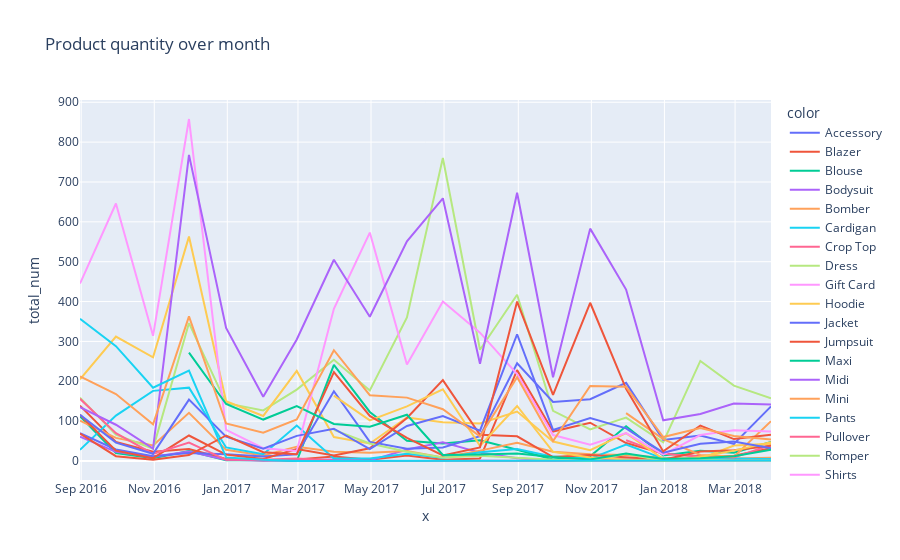

Notebook source saved alongside this figure:
### Code cell
#quantity analysis
fig_1=px.line(x=cls,y='total_num',data_frame=grouped_M,color=lst,title='Product quantity over month')
fig_1.show()

### Figure 1 — Plotly figure (JSON) as saved in the notebook; plotly's stock layout.template omitted (floating-point values rounded to 4 significant figures)
{"data": [{"hoverlabel": {"namelength": 0}, "hovertemplate": "color=Accessory<br>x=%{x}<br>total_num=%{y}", "legendgroup": "Accessory", "line": {"color": "#636efa", "dash": "solid"}, "mode": "lines", "name": "Accessory", "showlegend": true, "type": "scatter", "x": ["2018-03-31T00:00:00"], "xaxis": "x", "y": [6], "yaxis": "y"}, {"hoverlabel": {"namelength": 0}, "hovertemplate": "color=Blazer<br>x=%{x}<br>total_num=%{y}", "legendgroup": "Blazer", "line": {"color": "#EF553B", "dash": "solid"}, "mode": "lines", "name": "Blazer", "showlegend": true, "type": "scatter", "x": ["2016-08-31T00:00:00", "2016-09-30T00:00:00", "2016-10-31T00:00:00", "2016-11-30T00:00:00", "2016-12-31T00:00:00", "2017-01-31T00:00:00", "2017-02-28T00:00:00", "2017-03-31T00:00:00", "2017-04-30T00:00:00", "2017-05-31T00:00:00", "2017-06-30T00:00:00", "2017-07-31T00:00:00", "2017-08-31T00:00:00", "2017-09-30T00:00:00", "2017-10-31T00:00:00", "2017-11-30T00:00:00", "2017-12-31T00:00:00", "2018-01-31T00:00:00", "2018-02-28T00:00:00", "2018-03-31T00:00:00"], "xaxis": "x", "y": [139, 48, 23, 30, 5, 1, 4, 11, 3, 14, 3, 6, 228, 74, 96, 45, 19, 12, 13, 32], "yaxis": "y"}, {"hoverlabel": {"namelength": 0}, "hovertemplate": "color=Blouse<br>x=%{x}<br>total_num=%{y}", "legendgroup": "Blouse", "line": {"color": "#00cc96", "dash": "solid"}, "mode": "lines", "name": "Blouse", "showlegend": true, "type": "scatter", "x": ["2016-08-31T00:00:00", "2016-09-30T00:00:00", "2016-10-31T00:00:00", "2016-11-30T00:00:00", "2016-12-31T00:00:00", "2017-01-31T00:00:00", "2017-02-28T00:00:00", "2017-03-31T00:00:00", "2017-04-30T00:00:00", "2017-05-31T00:00:00", "2017-06-30T00:00:00", "2017-07-31T00:00:00", "2017-08-31T00:00:00", "2017-09-30T00:00:00", "2017-10-31T00:00:00", "2017-11-30T00:00:00", "2017-12-31T00:00:00", "2018-01-31T00:00:00", "2018-02-28T00:00:00", "2018-03-31T00:00:00"], "xaxis": "x", "y": [112, 20, 7, 25, 2, 2, 0, 241, 123, 51, 44, 52, 28, 4, 12, 87, 14, 26, 21, 48], "yaxis": "y"}, {"hoverlabel": {"namelength": 0}, "hovertemplate": "color=Bodysuit<br>x=%{x}<br>total_num=%{y}", "legendgroup": "Bodysuit", "line": {"color": "#ab63fa", "dash": "solid"}, "mode": "lines", "name": "Bodysuit", "showlegend": true, "type": "scatter", "x": ["2016-08-31T00:00:00", "2016-09-30T00:00:00", "2016-10-31T00:00:00", "2016-11-30T00:00:00", "2016-12-31T00:00:00", "2017-01-31T00:00:00", "2017-02-28T00:00:00", "2017-03-31T00:00:00", "2017-04-30T00:00:00", "2017-05-31T00:00:00", "2017-06-30T00:00:00", "2017-07-31T00:00:00", "2017-08-31T00:00:00", "2017-09-30T00:00:00", "2017-10-31T00:00:00", "2017-11-30T00:00:00", "2017-12-31T00:00:00", "2018-01-31T00:00:00", "2018-02-28T00:00:00", "2018-03-31T00:00:00"], "xaxis": "x", "y": [61, 23, 11, 24, 3, 1, 2, 4, 1, 29, 47, 21, 7, 1, 2, 6, 1, 3, 5, 4], "yaxis": "y"}, {"hoverlabel": {"namelength": 0}, "hovertemplate": "color=Bomber<br>x=%{x}<br>total_num=%{y}", "legendgroup": "Bomber", "line": {"color": "#FFA15A", "dash": "solid"}, "mode": "lines", "name": "Bomber", "showlegend": true, "type": "scatter", "x": ["2016-08-31T00:00:00", "2016-09-30T00:00:00", "2016-10-31T00:00:00", "2016-11-30T00:00:00", "2016-12-31T00:00:00", "2017-01-31T00:00:00", "2017-02-28T00:00:00", "2017-03-31T00:00:00", "2017-04-30T00:00:00", "2017-05-31T00:00:00", "2017-06-30T00:00:00", "2017-07-31T00:00:00", "2017-08-31T00:00:00", "2017-09-30T00:00:00", "2017-10-31T00:00:00", "2017-11-30T00:00:00", "2017-12-31T00:00:00", "2018-01-31T00:00:00", "2018-02-28T00:00:00", "2018-03-31T00:00:00"], "xaxis": "x", "y": [101, 58, 39, 121, 28, 14, 36, 23, 21, 25, 9, 26, 46, 23, 17, 15, 8, 5, 6, 8], "yaxis": "y"}, {"hoverlabel": {"namelength": 0}, "hovertemplate": "color=Cardigan<br>x=%{x}<br>total_num=%{y}", "legendgroup": "Cardigan", "line": {"color": "#19d3f3", "dash": "solid"}, "mode": "lines", "name": "Cardigan", "showlegend": true, "type": "scatter", "x": ["2016-08-31T00:00:00", "2016-09-30T00:00:00", "2016-10-31T00:00:00", "2016-11-30T00:00:00", "2016-12-31T00:00:00", "2017-01-31T00:00:00", "2017-02-28T00:00:00", "2017-03-31T00:00:00", "2017-04-30T00:00:00", "2017-05-31T00:00:00", "2017-06-30T00:00:00", "2017-07-31T00:00:00", "2017-08-31T00:00:00", "2017-09-30T00:00:00", "2017-10-31T00:00:00", "2017-11-30T00:00:00", "2017-12-31T00:00:00", "2018-01-31T00:00:00", "2018-02-28T00:00:00", "2018-03-31T00:00:00"], "xaxis": "x", "y": [28, 114, 176, 184, 34, 17, 89, 6, 6, 18, 8, 22, 30, 11, 6, 41, 6, 4, 6, 5], "yaxis": "y"}, {"hoverlabel": {"namelength": 0}, "hovertemplate": "color=Crop Top<br>x=%{x}<br>total_num=%{y}", "legendgroup": "Crop Top", "line": {"color": "#FF6692", "dash": "solid"}, "mode": "lines", "name": "Crop Top", "showlegend": true, "type": "scatter", "x": ["2017-11-30T00:00:00", "2017-12-31T00:00:00", "2018-01-31T00:00:00", "2018-02-28T00:00:00", "2018-03-31T00:00:00"], "xaxis": "x", "y": [52, 18, 11, 9, 40], "yaxis": "y"}, {"hoverlabel": {"namelength": 0}, "hovertemplate": "color=Dress<br>x=%{x}<br>total_num=%{y}", "legendgroup": "Dress", "line": {"color": "#B6E880", "dash": "solid"}, "mode": "lines", "name": "Dress", "showlegend": true, "type": "scatter", "x": ["2016-08-31T00:00:00", "2016-09-30T00:00:00", "2016-10-31T00:00:00", "2016-11-30T00:00:00", "2016-12-31T00:00:00", "2017-01-31T00:00:00", "2017-02-28T00:00:00", "2017-03-31T00:00:00", "2017-04-30T00:00:00", "2017-05-31T00:00:00", "2017-06-30T00:00:00", "2017-07-31T00:00:00", "2017-08-31T00:00:00", "2017-09-30T00:00:00", "2017-10-31T00:00:00", "2017-11-30T00:00:00", "2017-12-31T00:00:00", "2018-01-31T00:00:00", "2018-02-28T00:00:00", "2018-03-31T00:00:00"], "xaxis": "x", "y": [159, 66, 31, 346, 145, 127, 179, 254, 177, 360, 760, 279, 417, 126, 79, 109, 47, 251, 189, 157], "yaxis": "y"}, {"hoverlabel": {"namelength": 0}, "hovertemplate": "color=Gift Card<br>x=%{x}<br>total_num=%{y}", "legendgroup": "Gift Card", "line": {"color": "#FF97FF", "dash": "solid"}, "mode": "lines", "name": "Gift Card", "showlegend": true, "type": "scatter", "x": ["2017-07-31T00:00:00", "2017-08-31T00:00:00", "2017-09-30T00:00:00", "2017-10-31T00:00:00"], "xaxis": "x", "y": [1, 0, 2, 3], "yaxis": "y"}, {"hoverlabel": {"namelength": 0}, "hovertemplate": "color=Hoodie<br>x=%{x}<br>total_num=%{y}", "legendgroup": "Hoodie", "line": {"color": "#FECB52", "dash": "solid"}, "mode": "lines", "name": "Hoodie", "showlegend": true, "type": "scatter", "x": ["2016-08-31T00:00:00", "2016-09-30T00:00:00", "2016-10-31T00:00:00", "2016-11-30T00:00:00", "2016-12-31T00:00:00", "2017-01-31T00:00:00", "2017-02-28T00:00:00", "2017-03-31T00:00:00", "2017-04-30T00:00:00", "2017-05-31T00:00:00", "2017-06-30T00:00:00", "2017-07-31T00:00:00", "2017-08-31T00:00:00", "2017-09-30T00:00:00", "2017-10-31T00:00:00", "2017-11-30T00:00:00", "2017-12-31T00:00:00", "2018-01-31T00:00:00", "2018-02-28T00:00:00", "2018-03-31T00:00:00"], "xaxis": "x", "y": [205, 312, 260, 563, 150, 113, 226, 60, 44, 109, 97, 94, 124, 49, 27, 70, 5, 6, 39, 43], "yaxis": "y"}, {"hoverlabel": {"namelength": 0}, "hovertemplate": "color=Jacket<br>x=%{x}<br>total_num=%{y}", "legendgroup": "Jacket", "line": {"color": "#636efa", "dash": "solid"}, "mode": "lines", "name": "Jacket", "showlegend": true, "type": "scatter", "x": ["2016-08-31T00:00:00", "2016-09-30T00:00:00", "2016-10-31T00:00:00", "2016-11-30T00:00:00", "2016-12-31T00:00:00", "2017-01-31T00:00:00", "2017-02-28T00:00:00", "2017-03-31T00:00:00", "2017-04-30T00:00:00", "2017-05-31T00:00:00", "2017-06-30T00:00:00", "2017-07-31T00:00:00", "2017-08-31T00:00:00", "2017-09-30T00:00:00", "2017-10-31T00:00:00", "2017-11-30T00:00:00", "2017-12-31T00:00:00", "2018-01-31T00:00:00", "2018-02-28T00:00:00", "2018-03-31T00:00:00"], "xaxis": "x", "y": [70, 29, 12, 20, 17, 11, 17, 175, 48, 31, 34, 62, 245, 148, 155, 196, 53, 64, 43, 137], "yaxis": "y"}, {"hoverlabel": {"namelength": 0}, "hovertemplate": "color=Jumpsuit<br>x=%{x}<br>total_num=%{y}", "legendgroup": "Jumpsuit", "line": {"color": "#EF553B", "dash": "solid"}, "mode": "lines", "name": "Jumpsuit", "showlegend": true, "type": "scatter", "x": ["2016-08-31T00:00:00", "2016-09-30T00:00:00", "2016-10-31T00:00:00", "2016-11-30T00:00:00", "2016-12-31T00:00:00", "2017-01-31T00:00:00", "2017-02-28T00:00:00", "2017-03-31T00:00:00", "2017-04-30T00:00:00", "2017-05-31T00:00:00", "2017-06-30T00:00:00", "2017-07-31T00:00:00", "2017-08-31T00:00:00", "2017-09-30T00:00:00", "2017-10-31T00:00:00", "2017-11-30T00:00:00", "2017-12-31T00:00:00", "2018-01-31T00:00:00", "2018-02-28T00:00:00", "2018-03-31T00:00:00"], "xaxis": "x", "y": [116, 26, 7, 64, 16, 5, 30, 14, 32, 108, 203, 66, 62, 10, 15, 9, 3, 24, 27, 38], "yaxis": "y"}, {"hoverlabel": {"namelength": 0}, "hovertemplate": "color=Maxi<br>x=%{x}<br>total_num=%{y}", "legendgroup": "Maxi", "line": {"color": "#00cc96", "dash": "solid"}, "mode": "lines", "name": "Maxi", "showlegend": true, "type": "scatter", "x": ["2018-03-31T00:00:00"], "xaxis": "x", "y": [65], "yaxis": "y"}, {"hoverlabel": {"namelength": 0}, "hovertemplate": "color=Midi<br>x=%{x}<br>total_num=%{y}", "legendgroup": "Midi", "line": {"color": "#ab63fa", "dash": "solid"}, "mode": "lines", "name": "Midi", "showlegend": true, "type": "scatter", "x": ["2018-03-31T00:00:00"], "xaxis": "x", "y": [15], "yaxis": "y"}, {"hoverlabel": {"namelength": 0}, "hovertemplate": "color=Mini<br>x=%{x}<br>total_num=%{y}", "legendgroup": "Mini", "line": {"color": "#FFA15A", "dash": "solid"}, "mode": "lines", "name": "Mini", "showlegend": true, "type": "scatter", "x": ["2017-11-30T00:00:00", "2017-12-31T00:00:00", "2018-01-31T00:00:00", "2018-02-28T00:00:00", "2018-03-31T00:00:00"], "xaxis": "x", "y": [120, 55, 15, 11, 100], "yaxis": "y"}, {"hoverlabel": {"namelength": 0}, "hovertemplate": "color=Pants<br>x=%{x}<br>total_num=%{y}", "legendgroup": "Pants", "line": {"color": "#19d3f3", "dash": "solid"}, "mode": "lines", "name": "Pants", "showlegend": true, "type": "scatter", "x": ["2018-03-31T00:00:00"], "xaxis": "x", "y": [26], "yaxis": "y"}, {"hoverlabel": {"namelength": 0}, "hovertemplate": "color=Pullover<br>x=%{x}<br>total_num=%{y}", "legendgroup": "Pullover", "line": {"color": "#FF6692", "dash": "solid"}, "mode": "lines", "name": "Pullover", "showlegend": true, "type": "scatter", "x": ["2016-08-31T00:00:00", "2016-09-30T00:00:00", "2016-10-31T00:00:00", "2016-11-30T00:00:00", "2016-12-31T00:00:00", "2017-01-31T00:00:00", "2017-02-28T00:00:00", "2017-03-31T00:00:00", "2017-04-30T00:00:00", "2017-05-31T00:00:00", "2017-06-30T00:00:00", "2017-07-31T00:00:00", "2017-08-31T00:00:00", "2017-09-30T00:00:00", "2017-10-31T00:00:00", "2017-11-30T00:00:00", "2017-12-31T00:00:00", "2018-01-31T00:00:00", "2018-02-28T00:00:00", "2018-03-31T00:00:00"], "xaxis": "x", "y": [156, 70, 18, 46, 3, 3, 6, 1, 0, 0, 0, 0, 0, 0, 0, 0, 0, 0, 0, 1], "yaxis": "y"}, {"hoverlabel": {"namelength": 0}, "hovertemplate": "color=Romper<br>x=%{x}<br>total_num=%{y}", "legendgroup": "Romper", "line": {"color": "#B6E880", "dash": "solid"}, "mode": "lines", "name": "Romper", "showlegend": true, "type": "scatter", "x": ["2017-03-31T00:00:00", "2017-04-30T00:00:00", "2017-05-31T00:00:00", "2017-06-30T00:00:00", "2017-07-31T00:00:00", "2017-08-31T00:00:00", "2017-09-30T00:00:00", "2017-10-31T00:00:00", "2017-11-30T00:00:00", "2017-12-31T00:00:00", "2018-01-31T00:00:00", "2018-02-28T00:00:00", "2018-03-31T00:00:00"], "xaxis": "x", "y": [78, 44, 23, 9, 13, 7, 3, 0, 18, 0, 4, 1, 1], "yaxis": "y"}, {"hoverlabel": {"namelength": 0}, "hovertemplate": "color=Shirts<br>x=%{x}<br>total_num=%{y}", "legendgroup": "Shirts", "line": {"color": "#FF97FF", "dash": "solid"}, "mode": "lines", "name": "Shirts", "showlegend": true, "type": "scatter", "x": ["2016-08-31T00:00:00", "2016-09-30T00:00:00", "2016-10-31T00:00:00", "2016-11-30T00:00:00", "2016-12-31T00:00:00", "2017-01-31T00:00:00", "2017-02-28T00:00:00", "2017-03-31T00:00:00", "2017-04-30T00:00:00", "2017-05-31T00:00:00", "2017-06-30T00:00:00", "2017-07-31T00:00:00", "2017-08-31T00:00:00", "2017-09-30T00:00:00", "2017-10-31T00:00:00", "2017-11-30T00:00:00", "2017-12-31T00:00:00", "2018-01-31T00:00:00", "2018-02-28T00:00:00", "2018-03-31T00:00:00"], "xaxis": "x", "y": [445, 646, 314, 858, 78, 32, 25, 382, 573, 242, 400, 322, 218, 65, 41, 70, 16, 65, 77, 74], "yaxis": "y"}, {"hoverlabel": {"namelength": 0}, "hovertemplate": "color=Shorts<br>x=%{x}<br>total_num=%{y}", "legendgroup": "Shorts", "line": {"color": "#FECB52", "dash": "solid"}, "mode": "lines", "name": "Shorts", "showlegend": true, "type": "scatter", "x": ["2017-03-31T00:00:00", "2017-04-30T00:00:00", "2017-05-31T00:00:00", "2017-06-30T00:00:00", "2017-07-31T00:00:00", "2017-08-31T00:00:00", "2017-09-30T00:00:00", "2017-10-31T00:00:00", "2017-11-30T00:00:00", "2017-12-31T00:00:00", "2018-01-31T00:00:00", "2018-02-28T00:00:00", "2018-03-31T00:00:00"], "xaxis": "x", "y": [164, 102, 137, 180, 38, 138, 23, 9, 4, 0, 10, 26, 47], "yaxis": "y"}, {"hoverlabel": {"namelength": 0}, "hovertemplate": "color=Skirt<br>x=%{x}<br>total_num=%{y}", "legendgroup": "Skirt", "line": {"color": "#636efa", "dash": "solid"}, "mode": "lines", "name": "Skirt", "showlegend": true, "type": "scatter", "x": ["2016-08-31T00:00:00", "2016-09-30T00:00:00", "2016-10-31T00:00:00", "2016-11-30T00:00:00", "2016-12-31T00:00:00", "2017-01-31T00:00:00", "2017-02-28T00:00:00", "2017-03-31T00:00:00", "2017-04-30T00:00:00", "2017-05-31T00:00:00", "2017-06-30T00:00:00", "2017-07-31T00:00:00", "2017-08-31T00:00:00", "2017-09-30T00:00:00", "2017-10-31T00:00:00", "2017-11-30T00:00:00", "2017-12-31T00:00:00", "2018-01-31T00:00:00", "2018-02-28T00:00:00", "2018-03-31T00:00:00"], "xaxis": "x", "y": [116, 46, 18, 154, 61, 31, 63, 81, 30, 88, 113, 76, 318, 78, 108, 82, 21, 43, 49, 32], "yaxis": "y"}, {"hoverlabel": {"namelength": 0}, "hovertemplate": "color=Sweater<br>x=%{x}<br>total_num=%{y}", "legendgroup": "Sweater", "line": {"color": "#EF553B", "dash": "solid"}, "mode": "lines", "name": "Sweater", "showlegend": true, "type": "scatter", "x": ["2016-08-31T00:00:00", "2016-09-30T00:00:00", "2016-10-31T00:00:00", "2016-11-30T00:00:00", "2016-12-31T00:00:00", "2017-01-31T00:00:00", "2017-02-28T00:00:00", "2017-03-31T00:00:00", "2017-04-30T00:00:00", "2017-05-31T00:00:00", "2017-06-30T00:00:00", "2017-07-31T00:00:00", "2017-08-31T00:00:00", "2017-09-30T00:00:00", "2017-10-31T00:00:00", "2017-11-30T00:00:00", "2017-12-31T00:00:00", "2018-01-31T00:00:00", "2018-02-28T00:00:00", "2018-03-31T00:00:00"], "xaxis": "x", "y": [69, 12, 3, 15, 64, 22, 17, 223, 113, 58, 14, 34, 400, 166, 397, 181, 24, 89, 55, 66], "yaxis": "y"}, {"hoverlabel": {"namelength": 0}, "hovertemplate": "color=Tank<br>x=%{x}<br>total_num=%{y}", "legendgroup": "Tank", "line": {"color": "#00cc96", "dash": "solid"}, "mode": "lines", "name": "Tank", "showlegend": true, "type": "scatter", "x": ["2016-11-30T00:00:00", "2016-12-31T00:00:00", "2017-01-31T00:00:00", "2017-02-28T00:00:00", "2017-03-31T00:00:00", "2017-04-30T00:00:00", "2017-05-31T00:00:00", "2017-06-30T00:00:00", "2017-07-31T00:00:00", "2017-08-31T00:00:00", "2017-09-30T00:00:00", "2017-10-31T00:00:00", "2017-11-30T00:00:00", "2017-12-31T00:00:00", "2018-01-31T00:00:00", "2018-02-28T00:00:00", "2018-03-31T00:00:00"], "xaxis": "x", "y": [272, 143, 104, 138, 93, 86, 116, 15, 16, 19, 10, 4, 19, 5, 7, 12, 28], "yaxis": "y"}, {"hoverlabel": {"namelength": 0}, "hovertemplate": "color=Top<br>x=%{x}<br>total_num=%{y}", "legendgroup": "Top", "line": {"color": "#ab63fa", "dash": "solid"}, "mode": "lines", "name": "Top", "showlegend": true, "type": "scatter", "x": ["2016-08-31T00:00:00", "2016-09-30T00:00:00", "2016-10-31T00:00:00", "2016-11-30T00:00:00", "2016-12-31T00:00:00", "2017-01-31T00:00:00", "2017-02-28T00:00:00", "2017-03-31T00:00:00", "2017-04-30T00:00:00", "2017-05-31T00:00:00", "2017-06-30T00:00:00", "2017-07-31T00:00:00", "2017-08-31T00:00:00", "2017-09-30T00:00:00", "2017-10-31T00:00:00", "2017-11-30T00:00:00", "2017-12-31T00:00:00", "2018-01-31T00:00:00", "2018-02-28T00:00:00", "2018-03-31T00:00:00"], "xaxis": "x", "y": [135, 91, 31, 768, 334, 161, 305, 505, 362, 551, 659, 244, 673, 210, 583, 430, 102, 118, 144, 142], "yaxis": "y"}, {"hoverlabel": {"namelength": 0}, "hovertemplate": "color=Trousers<br>x=%{x}<br>total_num=%{y}", "legendgroup": "Trousers", "line": {"color": "#FFA15A", "dash": "solid"}, "mode": "lines", "name": "Trousers", "showlegend": true, "type": "scatter", "x": ["2016-08-31T00:00:00", "2016-09-30T00:00:00", "2016-10-31T00:00:00", "2016-11-30T00:00:00", "2016-12-31T00:00:00", "2017-01-31T00:00:00", "2017-02-28T00:00:00", "2017-03-31T00:00:00", "2017-04-30T00:00:00", "2017-05-31T00:00:00", "2017-06-30T00:00:00", "2017-07-31T00:00:00", "2017-08-31T00:00:00", "2017-09-30T00:00:00", "2017-10-31T00:00:00", "2017-11-30T00:00:00", "2017-12-31T00:00:00", "2018-01-31T00:00:00", "2018-02-28T00:00:00", "2018-03-31T00:00:00"], "xaxis": "x", "y": [212, 168, 92, 363, 94, 71, 104, 278, 165, 159, 130, 62, 210, 50, 188, 186, 60, 83, 63, 54], "yaxis": "y"}, {"hoverlabel": {"namelength": 0}, "hovertemplate": "color=Tunic<br>x=%{x}<br>total_num=%{y}", "legendgroup": "Tunic", "line": {"color": "#19d3f3", "dash": "solid"}, "mode": "lines", "name": "Tunic", "showlegend": true, "type": "scatter", "x": ["2016-08-31T00:00:00", "2016-09-30T00:00:00", "2016-10-31T00:00:00", "2016-11-30T00:00:00", "2016-12-31T00:00:00", "2017-01-31T00:00:00", "2017-02-28T00:00:00", "2017-03-31T00:00:00", "2017-04-30T00:00:00", "2017-05-31T00:00:00", "2017-06-30T00:00:00", "2017-07-31T00:00:00", "2017-08-31T00:00:00", "2017-09-30T00:00:00", "2017-10-31T00:00:00", "2017-11-30T00:00:00", "2017-12-31T00:00:00", "2018-01-31T00:00:00", "2018-02-28T00:00:00", "2018-03-31T00:00:00"], "xaxis": "x", "y": [357, 288, 184, 227, 9, 3, 0, 0, 0, 0, 0, 0, 0, 0, 0, 0, 0, 0, 0, 1], "yaxis": "y"}], "layout": {"legend": {"title": {"text": "color"}, "tracegroupgap": 0}, "title": {"text": "Product quantity over month"}, "xaxis": {"anchor": "y", "domain": [0, 1], "title": {"text": "x"}}, "yaxis": {"anchor": "x", "domain": [0, 1], "title": {"text": "total_num"}}}}
